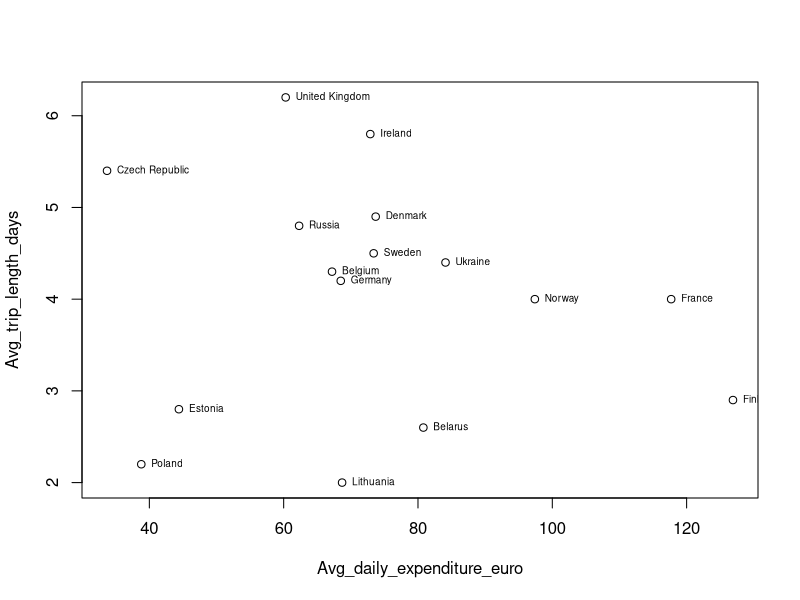

Recreate this plot in R.
#Read the data file
tourism_data <- read.csv("International visitors by country 2019.csv", header= TRUE)

#Inspect the dataset
names(tourism_data)
head(tourism_data)
tail(tourism_data)
summary(tourism_data)
str(tourism_data)
dim(tourism_data)

#Change column names
names(tourism_data)[1] <- "Country"
names(tourism_data)[2] <- "Avg_daily_expenditure_euro"
names(tourism_data)[3] <- "Avg_trip_length_days"
str(tourism_data)

#Check for missing ("...") values
apply(tourism_data, 2, function(x) any(x=="..."))

#Remove missing ("...") data points
tourism_data<-tourism_data[!(tourism_data$Avg_daily_expenditure_euro =="..." | tourism_data$Avg_trip_length_days=="..."),]
dim(tourism_data)
str(tourism_data)

tourism_data$Country <- as.factor(tourism_data$Country)

# Convert data type from character to numeric
tourism_data$Avg_daily_expenditure_euro <- as.numeric(tourism_data$Avg_daily_expenditure_euro)
tourism_data$Avg_trip_length_days <- as.numeric(tourism_data$Avg_trip_length_days)
str(tourism_data)

library(cluster)

#Plot data
plot(Avg_trip_length_days~Avg_daily_expenditure_euro, data =tourism_data)
with(tourism_data,text(Avg_trip_length_days~Avg_daily_expenditure_euro, labels=Country, pos=4,cex=.6))


